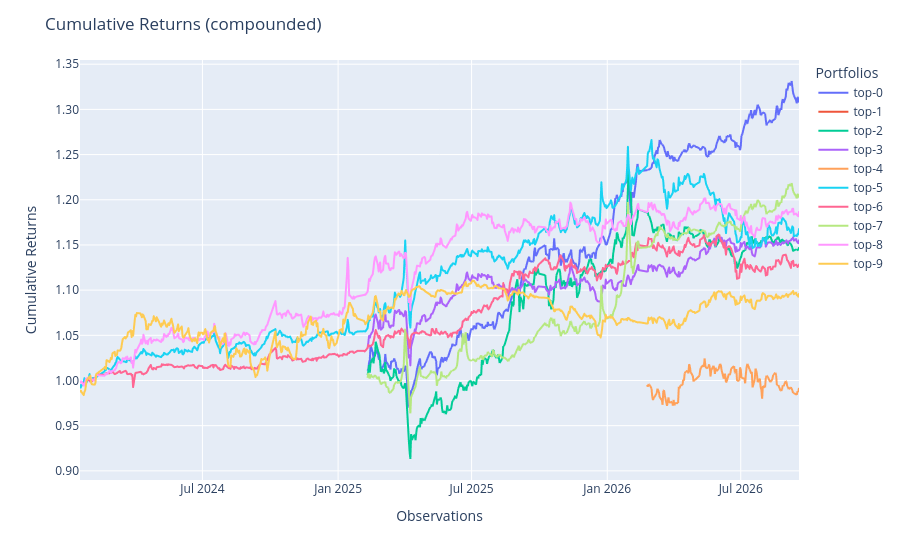

Notebook code cell kept with this figure:
### Code cell
topk_pops.plot_cumulative_returns()

### Figure 1 — Plotly figure (JSON) as saved in the notebook; plotly's stock layout.template omitted (floating-point values rounded to 4 significant figures; data arrays with more than 128 entries replaced by an {"elided": "..."} marker saying what was removed)
{"data": [{"hovertemplate": "variable=top-0<br>index=%{x}<br>value=%{y}<extra></extra>", "legendgroup": "top-0", "line": {"color": "#636efa", "dash": "solid"}, "marker": {"symbol": "circle"}, "mode": "lines", "name": "top-0", "showlegend": true, "type": "scattergl", "x": {"elided": "648 str values"}, "xaxis": "x", "y": {"elided": "648 float values"}, "yaxis": "y"}, {"hovertemplate": "variable=top-1<br>index=%{x}<br>value=%{y}<extra></extra>", "legendgroup": "top-1", "line": {"color": "#EF553B", "dash": "solid"}, "marker": {"symbol": "circle"}, "mode": "lines", "name": "top-1", "showlegend": true, "type": "scattergl", "x": {"elided": "648 str values"}, "xaxis": "x", "y": {"elided": "648 float values"}, "yaxis": "y"}, {"hovertemplate": "variable=top-2<br>index=%{x}<br>value=%{y}<extra></extra>", "legendgroup": "top-2", "line": {"color": "#00cc96", "dash": "solid"}, "marker": {"symbol": "circle"}, "mode": "lines", "name": "top-2", "showlegend": true, "type": "scattergl", "x": {"elided": "648 str values"}, "xaxis": "x", "y": {"elided": "648 float values"}, "yaxis": "y"}, {"hovertemplate": "variable=top-3<br>index=%{x}<br>value=%{y}<extra></extra>", "legendgroup": "top-3", "line": {"color": "#ab63fa", "dash": "solid"}, "marker": {"symbol": "circle"}, "mode": "lines", "name": "top-3", "showlegend": true, "type": "scattergl", "x": {"elided": "648 str values"}, "xaxis": "x", "y": {"elided": "648 float values"}, "yaxis": "y"}, {"hovertemplate": "variable=top-4<br>index=%{x}<br>value=%{y}<extra></extra>", "legendgroup": "top-4", "line": {"color": "#FFA15A", "dash": "solid"}, "marker": {"symbol": "circle"}, "mode": "lines", "name": "top-4", "showlegend": true, "type": "scattergl", "x": {"elided": "648 str values"}, "xaxis": "x", "y": {"elided": "648 float values"}, "yaxis": "y"}, {"hovertemplate": "variable=top-5<br>index=%{x}<br>value=%{y}<extra></extra>", "legendgroup": "top-5", "line": {"color": "#19d3f3", "dash": "solid"}, "marker": {"symbol": "circle"}, "mode": "lines", "name": "top-5", "showlegend": true, "type": "scattergl", "x": {"elided": "648 str values"}, "xaxis": "x", "y": {"elided": "648 float values"}, "yaxis": "y"}, {"hovertemplate": "variable=top-6<br>index=%{x}<br>value=%{y}<extra></extra>", "legendgroup": "top-6", "line": {"color": "#FF6692", "dash": "solid"}, "marker": {"symbol": "circle"}, "mode": "lines", "name": "top-6", "showlegend": true, "type": "scattergl", "x": {"elided": "648 str values"}, "xaxis": "x", "y": {"elided": "648 float values"}, "yaxis": "y"}, {"hovertemplate": "variable=top-7<br>index=%{x}<br>value=%{y}<extra></extra>", "legendgroup": "top-7", "line": {"color": "#B6E880", "dash": "solid"}, "marker": {"symbol": "circle"}, "mode": "lines", "name": "top-7", "showlegend": true, "type": "scattergl", "x": {"elided": "648 str values"}, "xaxis": "x", "y": {"elided": "648 float values"}, "yaxis": "y"}, {"hovertemplate": "variable=top-8<br>index=%{x}<br>value=%{y}<extra></extra>", "legendgroup": "top-8", "line": {"color": "#FF97FF", "dash": "solid"}, "marker": {"symbol": "circle"}, "mode": "lines", "name": "top-8", "showlegend": true, "type": "scattergl", "x": {"elided": "648 str values"}, "xaxis": "x", "y": {"elided": "648 float values"}, "yaxis": "y"}, {"hovertemplate": "variable=top-9<br>index=%{x}<br>value=%{y}<extra></extra>", "legendgroup": "top-9", "line": {"color": "#FECB52", "dash": "solid"}, "marker": {"symbol": "circle"}, "mode": "lines", "name": "top-9", "showlegend": true, "type": "scattergl", "x": {"elided": "648 str values"}, "xaxis": "x", "y": {"elided": "648 float values"}, "yaxis": "y"}], "layout": {"legend": {"title": {"text": "Portfolios"}, "tracegroupgap": 0}, "margin": {"t": 60}, "title": {"text": "Cumulative Returns (compounded)"}, "xaxis": {"anchor": "y", "domain": [0, 1], "title": {"text": "Observations"}}, "yaxis": {"anchor": "x", "domain": [0, 1], "tickformat": ".2f", "title": {"text": "Cumulative Returns"}}}}
